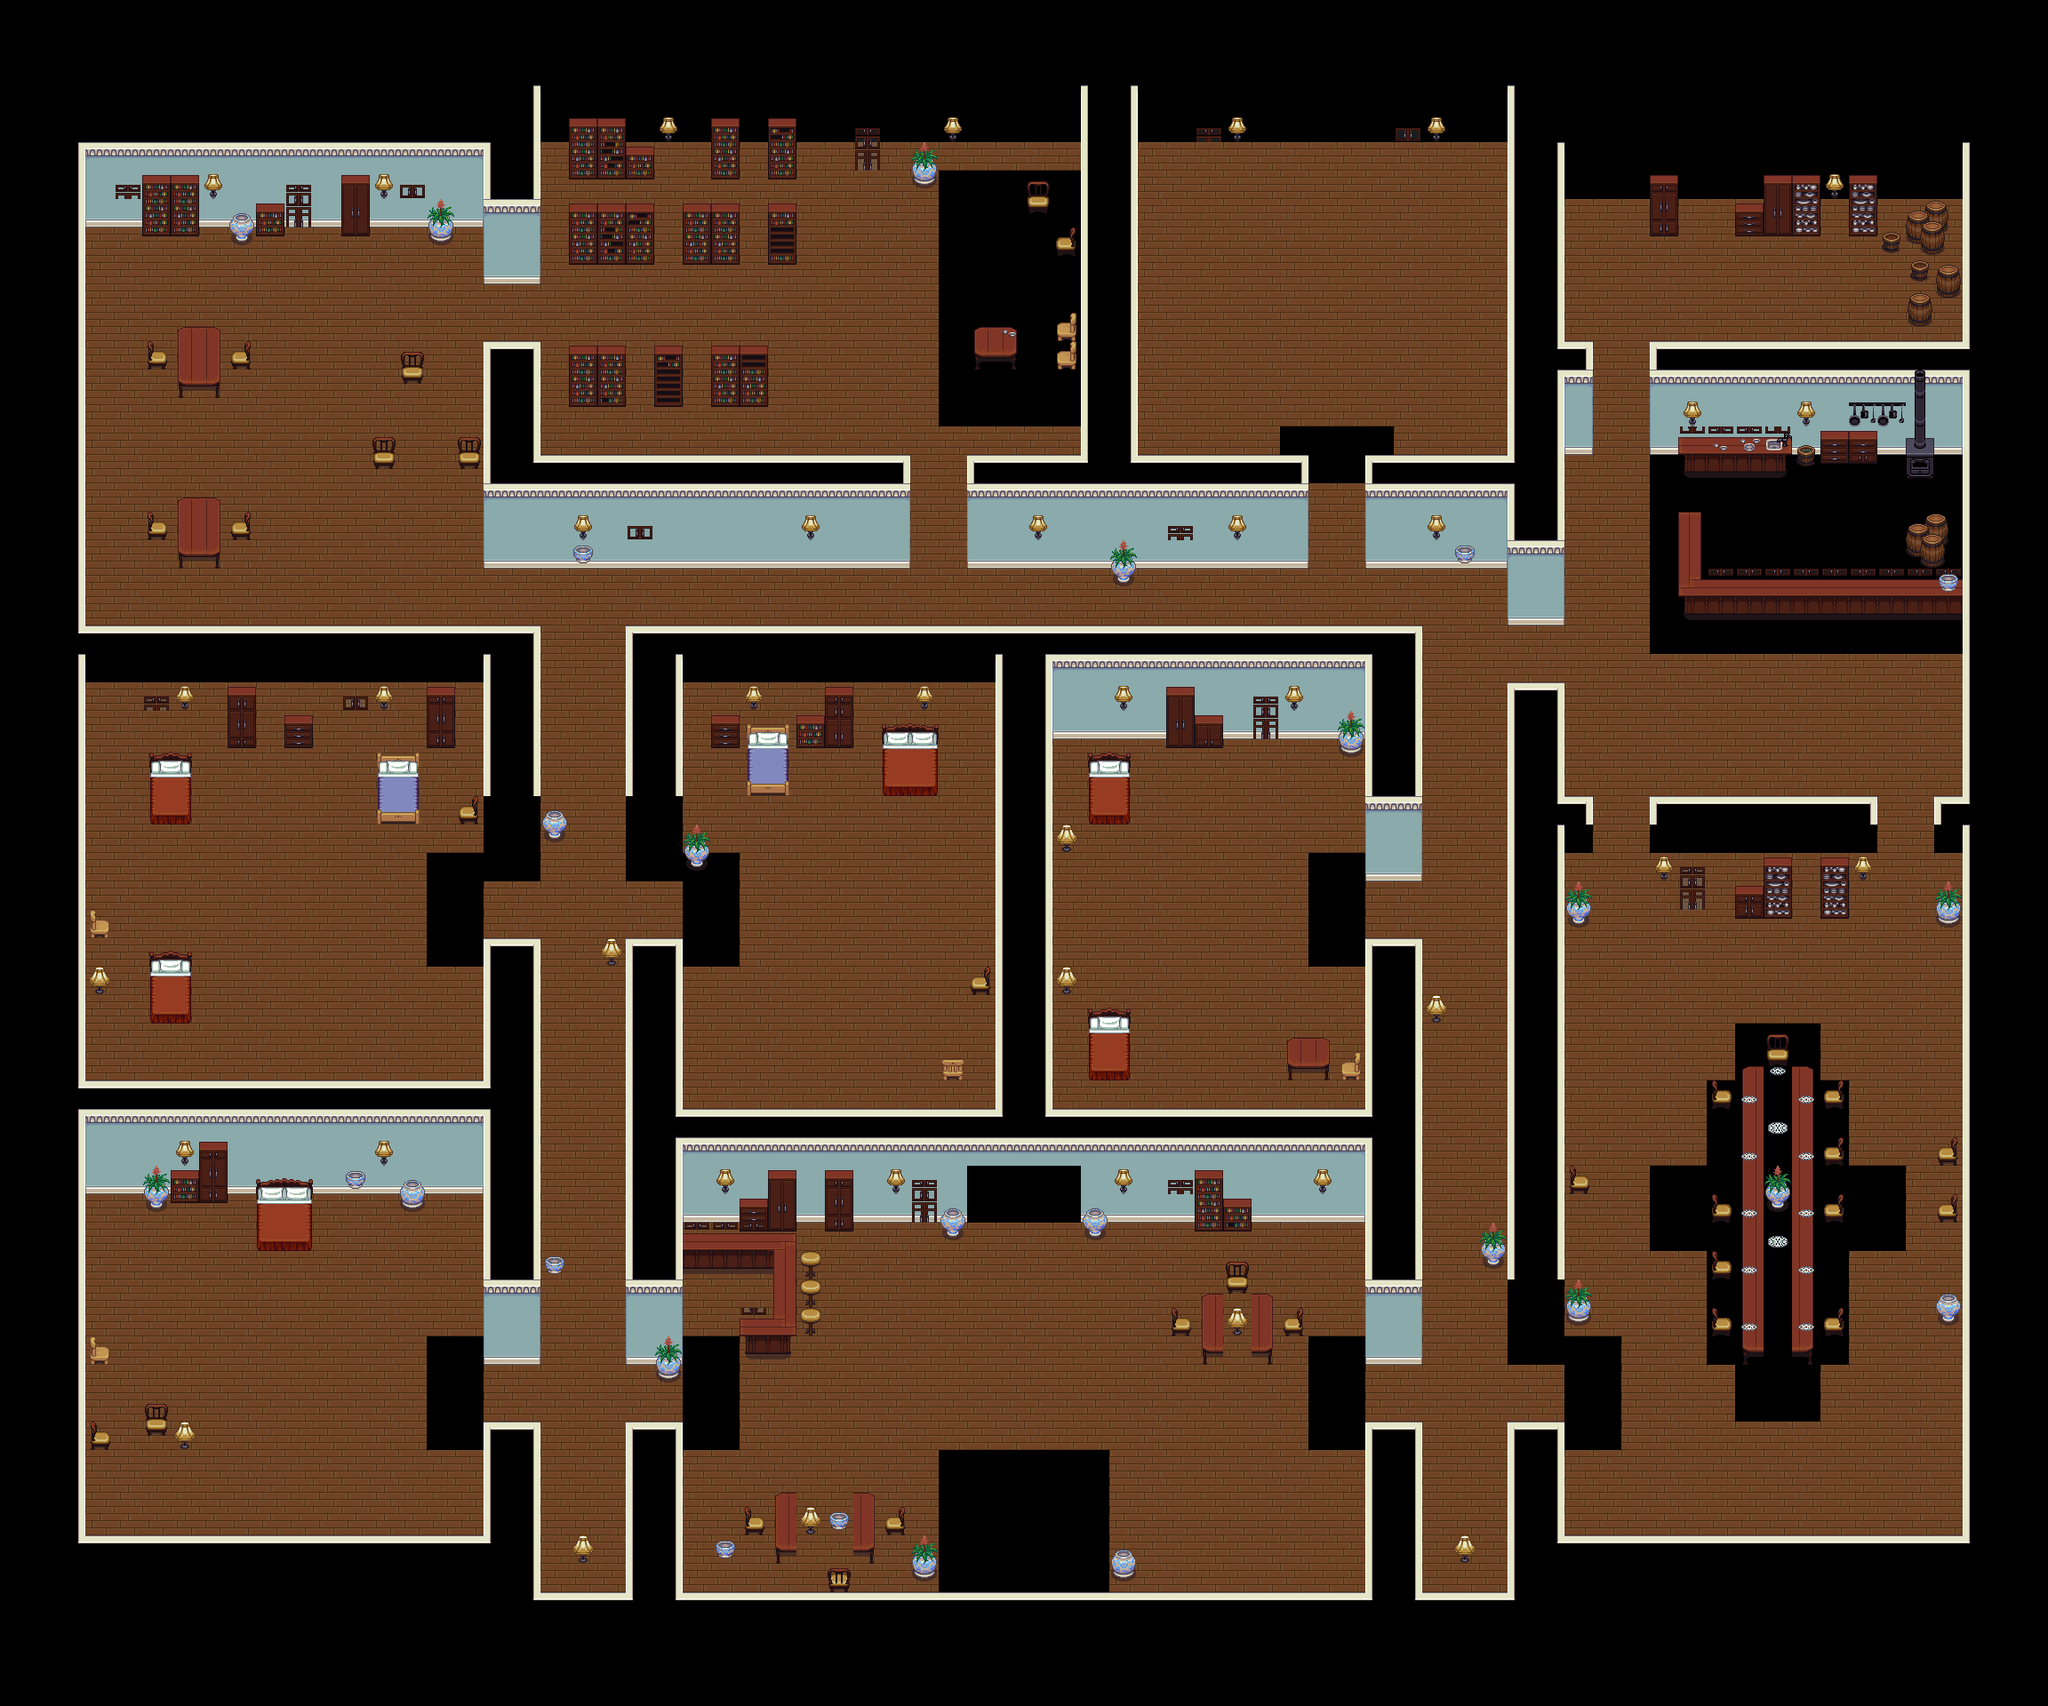

Below is a game level as drawn by its tile map, then a one-line description and the .tmx that defines it (tile-layer data replaced by summaries):
An orthogonal 72x60 tile map with 32x32 px tiles, 4 tile layers (Tile Layer 1, Tile Layer 2, Tile Layer 3, Tile Layer 4).

<map version="1.0" orientation="orthogonal" width="72" height="60" tilewidth="32" tileheight="32">
 <tileset firstgid="1" name="mansion" tilewidth="32" tileheight="32">
  <image source="mansion.png" width="1024" height="1024" />
 </tileset>
 <layer name="Tile Layer 1" width="72" height="60">
  <data>[4320 cells, 2774 non-empty, 20 distinct tile ids]</data>
 </layer>
 <layer name="Tile Layer 2" width="72" height="60">
  <properties>
   <property name="collision" value="true" />
  </properties>
  <data>[4320 cells, 1324 non-empty, 107 distinct tile ids]</data>
 </layer>
 <layer name="Tile Layer 3" width="72" height="60">
  <properties>
   <property name="z_order" value="300" />
  </properties>
  <data>[4320 cells, 470 non-empty, 61 distinct tile ids]</data>
 </layer>
 <layer name="Tile Layer 4" width="72" height="60">
  <properties>
   <property name="z_order" value="301" />
  </properties>
  <data>[4320 cells, 19 non-empty, 6 distinct tile ids]</data>
 </layer>
</map>